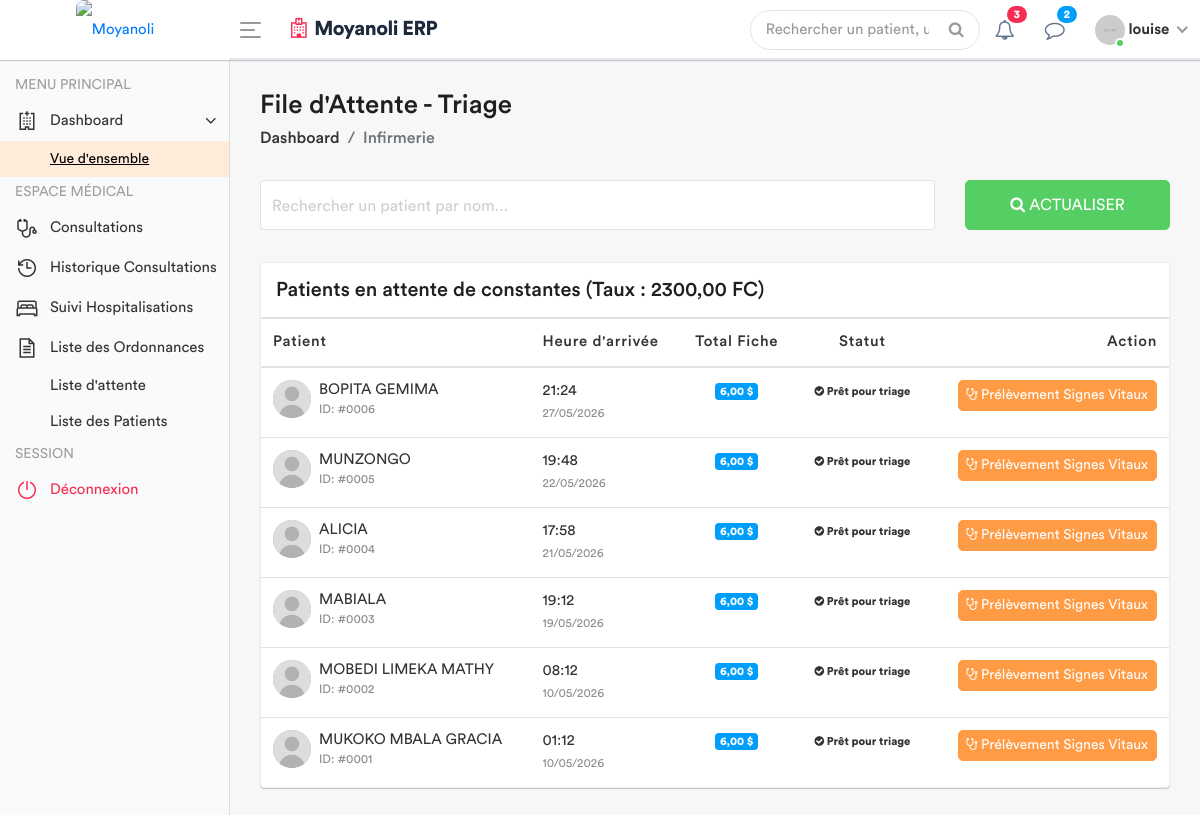
/infirmerie/attente/ (signed in), run on the app's committed database.
### apps/models.py (models this page shows, shortened)
class ConfigurationHopital(models.Model):
    taux_usd_en_cdf = models.DecimalField(max_digits=10, decimal_places=2, default=Decimal('2500.00'))
    derniere_mise_a_jour = models.DateTimeField(auto_now=True)
    class Meta:
        verbose_name = "Configuration du Taux"

class Patient(models.Model):
    code_patient = models.CharField(max_length=20, unique=True, editable=False)
    noms = models.CharField(max_length=100)
    service = models.ForeignKey('Service', on_delete=models.PROTECT, related_name='patients', null=True)
    sexe = models.CharField(max_length=1, choices=[('M', 'Masculin'), ('F', 'Féminin')])
    age = models.CharField(max_length=30)
    adresse = models.TextField()
    telephone = models.CharField(max_length=20)
    fiche_payee = models.BooleanField(default=False) # Pour le 1er passage
    created_by = models.ForeignKey(User, on_delete=models.SET_NULL, null=True, related_name='patients_crees')
    date_creation = models.DateTimeField(auto_now_add=True)
    date_modification = models.DateTimeField(auto_now=True)

### apps/views.py (the view)
# urls.py: path('infirmerie/attente/', views.liste_attente_triage, name='liste_attente_triage'),
@login_required
def liste_attente_triage(request):
    config = ConfigurationHopital.objects.first()
    taux = config.taux_usd_en_cdf if config else 2300.00
    patients_liste = Patient.objects.all().order_by('-date_creation')
    for patient in patients_liste:
        paiements = Paiement.objects.filter(patient=patient, service='FICHE')
        total_usd = 0
        for p in paiements:
            if p.devise == 'USD':
                total_usd += p.montant_verse
            else:
                total_usd += (p.montant_verse / taux)
        patient.total_fiche_usd = total_usd
        patient.a_solde_fiche = total_usd >= 6.00
    role = Fonction.objects.filter(userKey=request.user).first()
    fonctionKey = role.fonctionKey.roleName if role else None
    return render(request, 'back-end/infirmerie/liste_attente.html', {
        'patients': patients_liste,
        'taux': taux ,
        'fonctionKey' : fonctionKey
    })

### apps/templates/back-end/infirmerie/liste_attente.html (shortened to what this page needs)
<!DOCTYPE html>
{% load static %}
<html lang="fr">
    <head>
        {% include 'back-end/includes/css.html' %}
    </head>
    <body>
        <div class="main-wrapper">
            {% include 'back-end/includes/header.html' %}
            {% include 'back-end/includes/sidebar.html' %}
            <div class="page-wrapper">
                <div class="content container-fluid">
                    <div class="page-header">
                        <div class="row align-items-center">
                            <div class="col">
                                <h3 class="page-title">File d'Attente - Triage</h3>
                                <ul class="breadcrumb">
                                    <li class="breadcrumb-item"><a href="{% url 'dashboard' %}">Dashboard</a></li>
                                    <li class="breadcrumb-item active">Infirmerie</li>
                                </ul>
                            </div>
                        </div>
                    </div>
                    <div class="row filter-row">
                        <div class="col-sm-9 col-md-9">
                            <div class="form-group form-focus">
                                <input type="text" id="searchPatient" class="form-control floating" onkeyup="filterTable()">
                                <label class="focus-label">Rechercher un patient par nom...</label>
                            </div>
                        </div>
                        <div class="col-sm-3 col-md-3">
                            <button class="btn btn-success btn-block"> <i class="fa fa-search"></i> Actualiser </button>
                        </div>
                    </div>
                    <div class="card card-table mt-3">
                        <div class="card-header">
                            <h4 class="card-title mb-0">Patients en attente de constantes (Taux : {{ taux }} FC)</h4>
                        </div>
                        <div class="card-body">
                            <div class="table-responsive">
                                <table class="table table-hover table-center mb-0" id="patientTable">
                                    <thead>
                                        <tr>
                                            <th>Patient</th>
                                            <th>Heure d'arrivée</th>
                                            <th class="text-center">Total Fiche</th>
                                            <th class="text-center">Statut</th>
                                            <th class="text-right">Action</th>
                                        </tr>
                                    </thead>
                                    <tbody>
                                        {% for patient in patients %}
                                        <tr>
                                            <td>
                                                <h2 class="table-avatar">
                                                    <a href="#" class="avatar avatar-sm mr-2">
                                                        <img class="avatar-img rounded-circle" src="{% static 'back-end/assets/img/user.jpg' %}" alt="User">
                                                    </a>
                                                    <a href="#">{{ patient.noms }} <span>ID: #{{ patient.id|stringformat:"04d" }}</span></a>
                                                </h2>
                                            </td>
                                            <td>{{ patient.date_creation|date:"H:i" }} <br><small class="text-muted">{{ patient.date_creation|date:"d/m/Y" }}</small></td>
                                            <td class="text-center">
                                                <span class="badge badge-info">{{ patient.total_fiche_usd|floatformat:2 }} $</span>
                                            </td>
                                            <td class="text-center">
                                                {% if patient.a_solde_fiche %}
                                                    <span class="badge badge-success-border"><i class="fa fa-check-circle"></i> Prêt pour triage</span>
                                                {% else %}
                                                    <span class="badge badge-danger-border"><i class="fa fa-clock-o"></i> Attente Paiement</span>
                                                {% endif %}
                                            </td>
                                            <td class="text-right">
                                                {% if patient.a_solde_fiche %}
                                                    <a href="{% url 'saisir_signes' patient.id %}" class="btn btn-primary btn-sm">
                                                        <i class="fa fa-stethoscope"></i> Prélèvement Signes Vitaux
                                                    </a>
                                                {% else %}
                                                    <button class="btn btn-secondary btn-sm" disabled title="Le patient doit d'abord solder la fiche (6 USD)">
                                                        <i class="fa fa-lock"></i> Dossier bloqué
                                                    </button>
                                                {% endif %}
                                            </td>
                                        </tr>
                                        {% empty %}
                                        <tr>
                                            <td colspan="5" class="text-center py-4">
                                                <div class="text-muted">Aucun patient dans la file d'attente.</div>
                                            </td>
                                        </tr>
                                        {% endfor %}
                                    </tbody>
                                </table>
                            </div>
                        </div>
                    </div>
                </div>
            </div>
        </div>
    </body>
</html>

### apps/templates/back-end/includes/header.html (shortened to what this page needs)
{% load static %}
<div class="header" style="background: #ffffff; border-bottom: 2px solid #e2e8f0;">
    <div class="header-left" style="background: #ffffff;">
        <a href="{% url 'home' %}" class="logo">
            <img src="{% static 'front-end/assets/dr/logo.jpeg' %}" width="45" height="45" alt="Moyanoli" style="border-radius: 8px;">
        </a>
    </div>
    <a id="toggle_btn" href="javascript:void(0);" style="color: #007bff;">
        <span class="bar-icon">
            <span></span>
            <span></span>
            <span></span>
        </span>
    </a>
    <div class="page-title-box">
        <h3 style="color: #1e293b; font-weight: 700; letter-spacing: -0.5px;">
            <i class="fa fa-hospital-o text-danger mr-2"></i>Moyanoli ERP
        </h3>
    </div>
    <ul class="nav user-menu">
        <li class="nav-item">
            <div class="top-nav-search">
                <form action="#">
                    <input class="form-control" type="text" placeholder="Rechercher un patient, un dossier...">
                    <button class="btn" type="submit"><i class="fa fa-search"></i></button>
                </form>
            </div>
        </li>
        <li class="nav-item dropdown">
            <a href="#" class="dropdown-toggle nav-link" data-toggle="dropdown">
                <i class="fa fa-bell-o" style="color: #64748b;"></i> <span class="badge badge-pill bg-danger">3</span>
            </a>
        </li>
        <li class="nav-item dropdown">
            <a href="#" class="dropdown-toggle nav-link" data-toggle="dropdown">
                <i class="fa fa-comment-o" style="color: #64748b;"></i> <span class="badge badge-pill bg-info">2</span>
            </a>
        </li>
        <li class="nav-item dropdown has-arrow main-drop">
            <a href="#" class="dropdown-toggle nav-link" data-toggle="dropdown">
                <span class="user-img">
                    <img src="{% static 'back-end/assets/img/profiles/avatar-21.jpg' %}" alt="">
                    <span class="status online"></span>
                </span>
                <span style="font-weight: 600;">{{ user.username }}</span>
            </a>
        </li>
    </ul>
</div>

### data on the page
ConfigurationHopital: taux_usd_en_cdf "2300,00"
Patient: noms "BOPITA GEMIMA", id "0006", date_creation "21:24", date_creation "27/05/2026", total_fiche_usd "6,00", shows "Prêt pour triage", shows "Prélèvement Signes Vitaux"
Patient: noms "MUNZONGO", id "0005", date_creation "19:48", date_creation "22/05/2026", total_fiche_usd "6,00", shows "Prêt pour triage", shows "Prélèvement Signes Vitaux"
Patient: noms "ALICIA", id "0004", date_creation "17:58", date_creation "21/05/2026", total_fiche_usd "6,00", shows "Prêt pour triage", shows "Prélèvement Signes Vitaux"
Patient: noms "MABIALA", id "0003", date_creation "19:12", date_creation "19/05/2026", total_fiche_usd "6,00", shows "Prêt pour triage", shows "Prélèvement Signes Vitaux"
Patient: noms "MOBEDI LIMEKA MATHY", id "0002", date_creation "08:12", date_creation "10/05/2026", total_fiche_usd "6,00", shows "Prêt pour triage", shows "Prélèvement Signes Vitaux"
Patient: noms "MUKOKO MBALA GRACIA", id "0001", date_creation "01:12", date_creation "10/05/2026", total_fiche_usd "6,00", shows "Prêt pour triage", shows "Prélèvement Signes Vitaux"

### other printed values
{{ user.username }} "louise"
